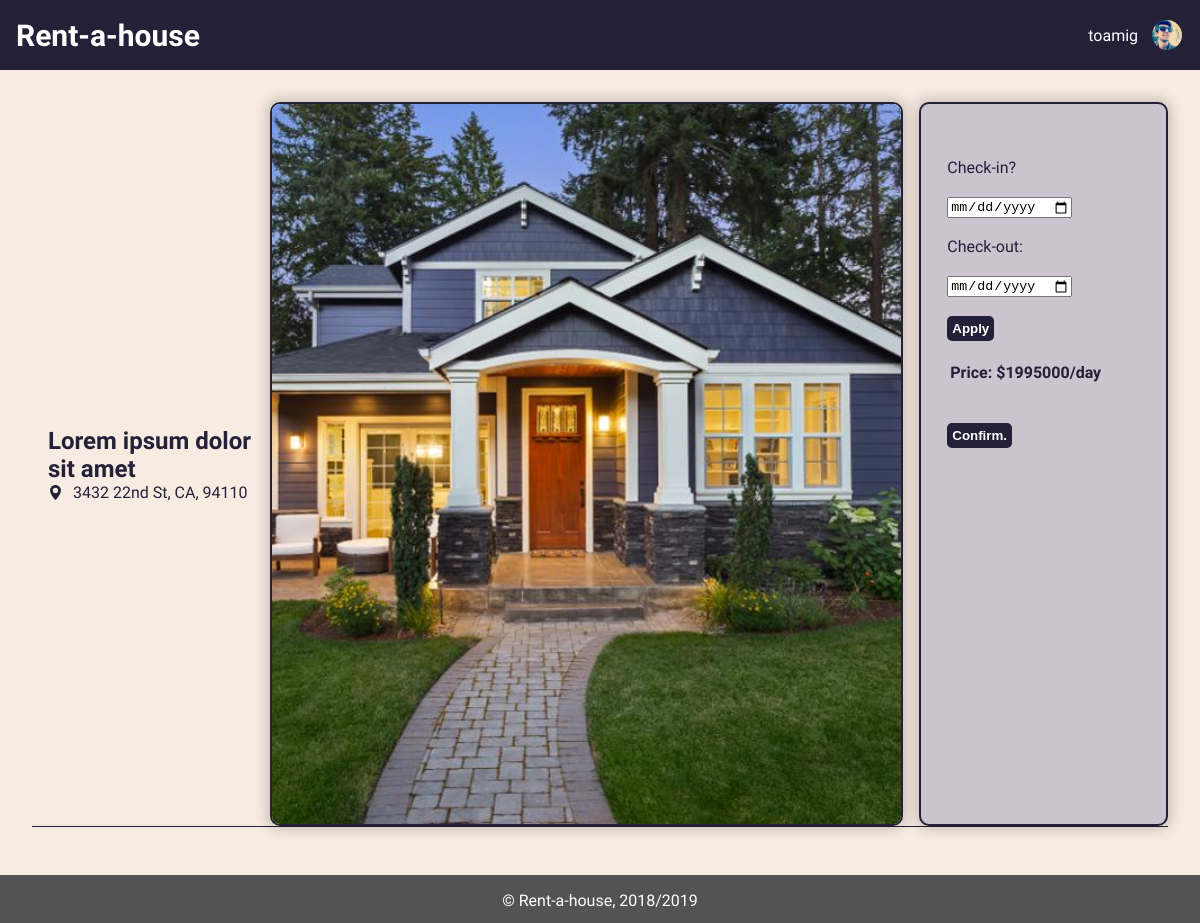
Page /pages/rental.php?id=1 (signed in) on the committed database.
### tables this page shows
CREATE TABLE house (
  id INTEGER PRIMARY KEY AUTOINCREMENT,
  image VARCHAR,
  type VARCHAR,
  room INTEGER,
  bathroom Integer,
  price DOUBLE,
  published DATE,
  address VARCHAR, 
  location VARCHAR,
  state VARCHAR,
  postCode VARCHAR,  
  description VARCHAR,
  title VARCHAR,
  owner VARCHAR REFERENCES user
);

### database/db_utils.php (called while the page is built, shortened)
<?php
    include_once('../database/connection.php');
    function getHouse($id){
        global $db;
        $stmt = $db->prepare("SELECT * FROM house WHERE id='".$id."'");
        $stmt->execute();
        $aux = $stmt->fetch();
        return $aux;
    }
?>

### pages/rental.php (the view, shortened to what this page needs)
<?php
    include_once('../templates/templates.php');
    include_once('../database/connection.php');
    include_once('../database/db_utils.php');
    if(isset($_GET['id'])){
        $id = $_GET['id'];
        $house = getHouse($id);
    }
?>
    <article class="house-body">
        <div id="house-header">
                <div id="house-title">
                    <h2><?=$house["title"]?></h2>
                    <div id="house-location">
                        <p><?=$house["address"].", ".$house["state"].", ".$house["postCode"]?></p>
                    </div>
                </div>
                <section id="house-image-contact">
                    <img  src="../images/houses/<?=$house['image']?>" alt="HouseImg">
                    <div id="house-contact-owner">
                    <?php
                        $priceDay = $house["price"];
                    ?>
                    <div id="rental_info">
                        <br><br><label>Check-in?</label><br><br>
                        <input type="date" name="checkin" id="checkin">
                        <br><br><label>Check-out:</label><br><br>
                        <input type="date" name="checkout" id="checkout">
                        <br><br><?php echo "<button type='button' onclick='date($priceDay)' id='button' class='utils-btn'>";?>Apply</button><br><br>
                        <table id="table">
                            <tr><th>Price:</th><th>$<?=$house["price"]?>/day</th></tr>
                        </table>
                        <br><br><button class="utils-btn">Confirm.</button>
                    </div>
                    </div>
                </section>
        </div>
    </article>

### css/style.css (style rules this page uses)
:root { --main-color-1: #242038; --main-color-2: #725AC1; --main-color-3: #8D86C9; --main-color-4: #CAC4CE; --main-color-5: #F7ECE1; --main-color-6: white; --main-color-7: rgba(0,0,0,.2); --main-color-8: rgb(0, 0, 0); --main-color-9: rgb(83, 83, 83); --main-color-10: rgb(245, 89, 71); }
html { margin: 0; padding: 0; width: 100%; }
body { display: flex; flex-direction: column; font-family: 'Exo 2', sans-serif; background-color: var(--main-color-5); color: var(--main-color-1); margin: 0; padding: 0; min-height: 100vh; width: 100%; }
#rental_info { padding-left: 5%; }
.utils-btn { background-color:var(--main-color-1); border-radius: 5px; display:inline-block; cursor:pointer; color:var(--main-color-6); font-weight:bold; padding: 5px; text-decoration:none; border: none; transition: background-color 0.5s; position: relative; }
.house-body { flex: auto; padding: 2em; display: flex; flex-direction: column; }
#house-header { display: flex; flex-direction: row; border-bottom: 1px solid var(--main-color-1); margin-bottom: 1em; }
#house-title { padding: 1em; border-radius: 10px; margin: auto auto auto 0; float: right; }
#house-title h2 { margin: auto; color: var(--main-color-1) }
#house-title p { color: var(--main-color-1); margin: auto 0; }
#house-location { margin: auto; display: flex; flex-direction: row; vertical-align: middle; }
#house-location svg { fill: var(--main-color-1); width: 15px; margin-right: 10px; }
#house-image-contact { display: flex; flex-direction: row; }
#house-image-contact>img { border: 2px solid var(--main-color-1); border-radius: 10px; margin: auto auto auto 0; float: left; width: 70%; height: 45em; vertical-align: middle; object-fit: cover; box-shadow: 0 0 0.8rem 0.2rem var(--main-color-7); margin-right: 1em; }
#house-contact-owner { border: 2px solid var(--main-color-1); border-radius: 10px; float: right; margin: 0 0 0 auto; display: flex; flex-direction: column; background-color: var(--main-color-4); width: 25%; padding: 1em; box-shadow: 0 0 0.8rem 0.2rem var(--main-color-7); }

### rows in the picture
house: title "Lorem ipsum dolor sit amet", address "3432 22nd St", state "CA", postCode "94110", image (picture), price "1995000"

### other values in the picture
$_SESSION['username'] "toamig"
